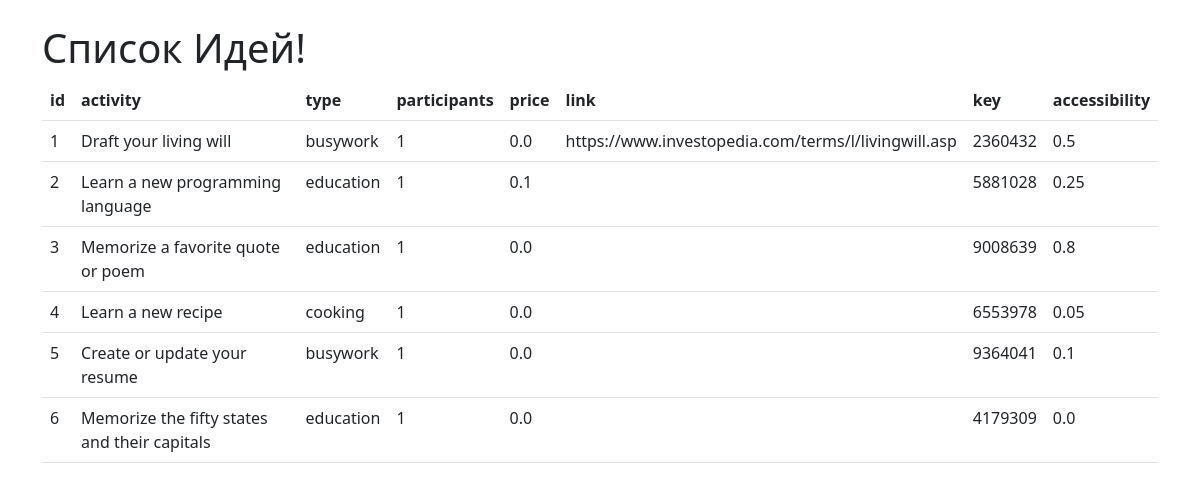
The page /show_ideas/1 on the database its author committed.
### models.py (models this page shows)
class Idea(db.Model):
    id = db.Column(db.Integer, primary_key=True)
    activity = db.Column(db.String(250), nullable=False)
    type = db.Column(db.String(250), nullable=False)
    participants = db.Column(db.Integer)
    price = db.Column(db.Float)
    link = db.Column(db.String(250))
    key = db.Column(db.Integer, nullable=False)
    accessibility = db.Column(db.Float)
    user_id = db.Column(db.Integer, db.ForeignKey("user.id"))

### app.py (the view)
@app.route('/show_ideas/<user_id>')
def show_user_ideas(user_id):
    user = User.query.get(user_id)
    return render_template("user_ideas.html", ideas=user.ideas)

### templates/user_ideas.html (shortened to what this page needs)
<!DOCTYPE html>
<html>
<head>
    <link href="https://cdn.jsdelivr.net/npm/bootstrap@5.3.0/dist/css/bootstrap.min.css"
          rel="stylesheet"
>
</head>
<body>
    <div class="container mt-4">
        <h1>Список Идей!</h1>
            <table class="table">
                <thead>
                    <tr>
                        <th>id</th>
                        <th>activity</th>
                        <th>type</th>
                        <th>participants</th>
                        <th>price</th>
                        <th>link</th>
                        <th>key</th>
                        <th>accessibility</th>
                    </tr>
                </thead>
                <tbody>
                    {% for idea in ideas %}
                    <tr>
                        <td>{{idea.id}}</td>
                        <td>{{idea.activity}}</td>
                        <td>{{idea.type}}</td>
                        <td>{{idea.participants}}</td>
                        <td>{{idea.price}}</td>
                        <td>{{idea.link}}</td>
                        <td>{{idea.key}}</td>
                        <td>{{idea.accessibility}}</td>
                    </tr>
                    {% endfor %}
                </tbody>
            </table>
    </div>
</body>
</html>

### rows shown on the page
Idea: id "1", activity "Draft your living will", type "busywork", participants "1", price "0.0", link "https://www.investopedia.com/terms/l/livingwill.asp", key "2360432", accessibility "0.5"
Idea: id "2", activity "Learn a new programming language", type "education", participants "1", price "0.1", key "5881028", accessibility "0.25"
Idea: id "3", activity "Memorize a favorite quote or poem", type "education", participants "1", price "0.0", key "9008639", accessibility "0.8"
Idea: id "4", activity "Learn a new recipe", type "cooking", participants "1", price "0.0", key "6553978", accessibility "0.05"
Idea: id "5", activity "Create or update your resume", type "busywork", participants "1", price "0.0", key "9364041", accessibility "0.1"
Idea: id "6", activity "Memorize the fifty states and their capitals", type "education", participants "1", price "0.0", key "4179309", accessibility "0.0"
